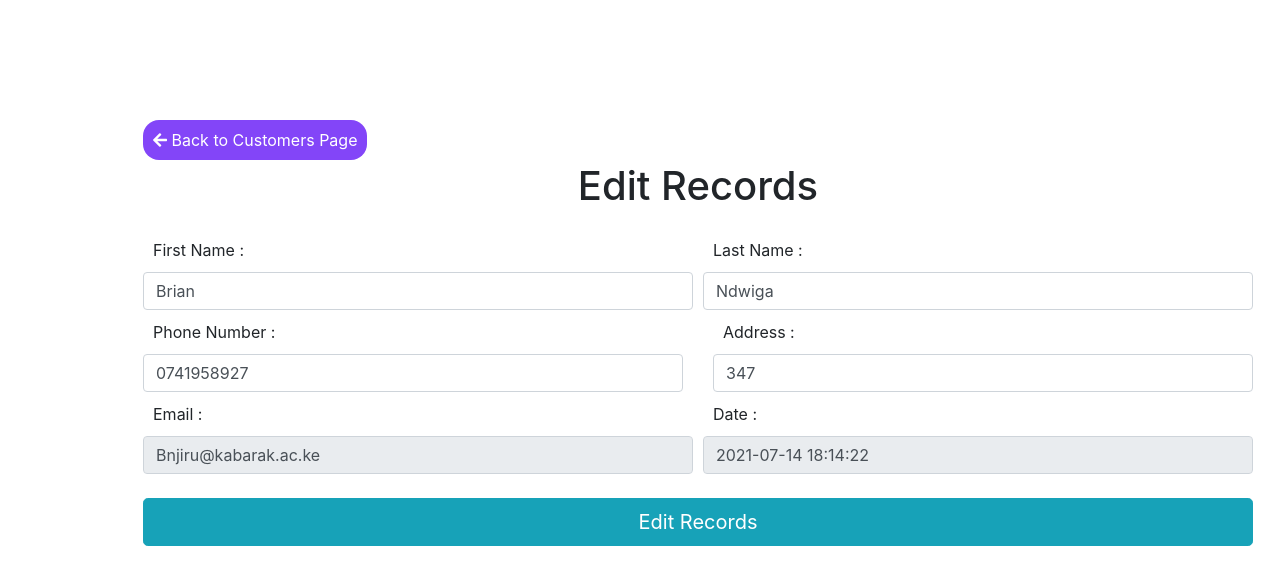
The page /customer/editcustomer.php?id=1 on the database its author committed.
### tables this page shows
CREATE TABLE `customers` (
  `id` int(11) NOT NULL,
  `first_name` text NOT NULL,
  `last_name` text NOT NULL,
  `email` varchar(50) NOT NULL,
  `phone` varchar(15) NOT NULL,
  `address` varchar(255) NOT NULL,
  `created` datetime NOT NULL
);

### customer/editcustomer.php (the view, shortened to what this page needs)
<?php
include('../config/config.php');
if (isset($_GET['id']) && is_numeric($_GET['id']) && $_GET['id'] > 0) {
    $result = mysqli_query($db, "SELECT * FROM customers WHERE id=" . $_GET['id']);
    $row = mysqli_fetch_array($result);
    if ($row) {
        $first_name = $row['first_name'];
        $last_name = $row['last_name'];
        $phone = $row['phone'];
        $email = $row['email'];
        $created = $row['created'];
        $address = $row['address'];
    } else {
        echo "No results!";
    }
}
?>
<!DOCTYPE HTML PUBLIC "-//W3C//DTD HTML 4.01//EN" "http://www.w3.org/TR/html4/strict.dtd">
<html>
<head>
    <link rel="stylesheet" href="https://stackpath.bootstrapcdn.com/bootstrap/4.3.1/css/bootstrap.min.css">
    <link href="https://cdnjs.cloudflare.com/ajax/libs/font-awesome/5.13.0/css/all.min.css" rel="stylesheet">
</head>
<body>
    <div class="container">
        <a class="back" href="../customer/customer.php">
            <i class="fas fa-arrow-left"></i>
            Back to Customers Page
        </a>
        <br>
        <h1 style="padding: 10px; text-align:center;">Edit Records</h1>
        <form method="post" action="editcustomer.php">
            <div class="form-group">
                <div class="form-row">
                    <div class="col-6">
                        <label class="form-check-label" for="inlineFormCheck">
                            First Name :
                        </label>
                        <input type="text" name="first_name" class="form-control" value="<?php echo $first_name; ?>" />
                    </div>
                    <div class="col-6">
                        <label class="form-check-label" for="inlineFormCheck">
                            Last Name :
                        </label>
                        <input type="text" name="last_name" class="form-control" value="<?php echo $last_name; ?>" />
                    </div>
                </div>
                <div class="row">
                    <div class="col-6">
                        <label class="form-check-label" for="inlineFormCheck">
                            Phone Number :
                        </label>
                        <input type="tel" name="phone" class="form-control" value="<?php echo $phone ?>" />
                    </div>
                    <div class="col-6">
                        <label class="form-check-label" for="inlineFormCheck">
                            Address :
                        </label>
                        <input type="address" name="address" class="form-control" value="<?php echo $address; ?>" />
                    </div>
                </div>
                <div class="form-row">
                    <div class="col-6">
                        <label class="form-check-label" for="inlineFormCheck">
                            Email :
                        </label>
                        <input type="email" name="email" class="form-control" value="<?php echo $email; ?>" readonly />
                    </div>
                    <div class="col-6">
                        <label class="form-check-label" for="inlineFormCheck">
                            Date :
                        </label>
                        <input type="text" name="created" class="form-control" value="<?php echo $created; ?>" readonly />
                    </div>
                </div>
                <br>
                <button type="submit" class="btn btn-lg btn-block btn-info" name="editcustomer">Edit Records</button>
        </form>
    </div>
</body>
</html>

### customer/editcustomer.php (style rules this page uses)
.container { margin: 8em; place-content: center; justify-content: center; font: 16px; }
.back { background-color: #8345F8; padding: 10px; border-radius: 1em; color: #fff; cursor: pointer; }
.form-check-label { padding: 10px; }

### rows shown on the page
customers: first_name "Brian", last_name "Ndwiga", phone "0741958927", address "347", email "Bnjiru@kabarak.ac.ke", created "2021-07-14 18:14:22"
